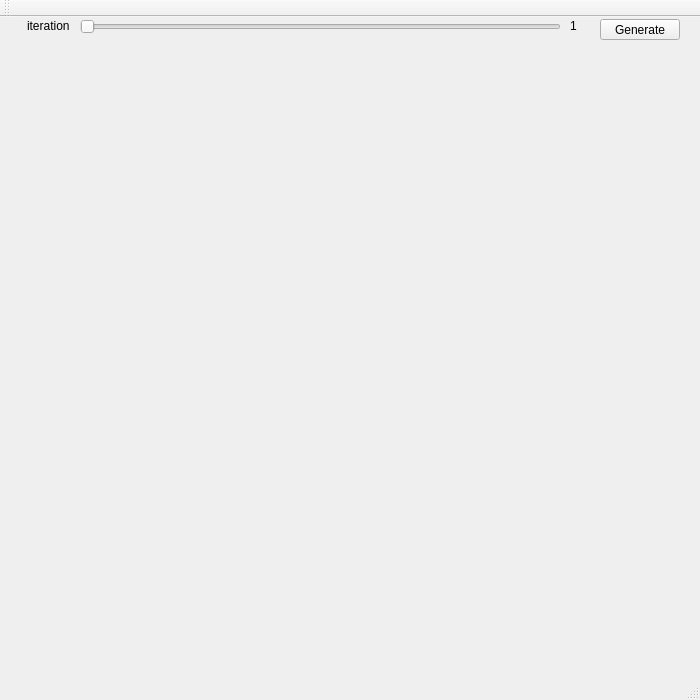
<?xml version="1.0" encoding="UTF-8"?>
<ui version="4.0">
 <class>MainWindow</class>
 <widget class="QMainWindow" name="MainWindow">
  <property name="geometry">
   <rect>
    <x>0</x>
    <y>0</y>
    <width>700</width>
    <height>700</height>
   </rect>
  </property>
  <property name="windowTitle">
   <string>MainWindow</string>
  </property>
  <widget class="QWidget" name="centralWidget">
   <widget class="QSlider" name="horizontalSlider">
    <property name="geometry">
     <rect>
      <x>80</x>
      <y>0</y>
      <width>481</width>
      <height>20</height>
     </rect>
    </property>
    <property name="minimum">
     <number>1</number>
    </property>
    <property name="maximum">
     <number>10</number>
    </property>
    <property name="orientation">
     <enum>Qt::Horizontal</enum>
    </property>
   </widget>
   <widget class="QLabel" name="label">
    <property name="geometry">
     <rect>
      <x>27</x>
      <y>2</y>
      <width>47</width>
      <height>13</height>
     </rect>
    </property>
    <property name="text">
     <string>iteration</string>
    </property>
   </widget>
   <widget class="QLabel" name="label_iter_value">
    <property name="geometry">
     <rect>
      <x>570</x>
      <y>2</y>
      <width>47</width>
      <height>13</height>
     </rect>
    </property>
    <property name="text">
     <string>1</string>
    </property>
   </widget>
   <widget class="QPushButton" name="pushButton">
    <property name="geometry">
     <rect>
      <x>600</x>
      <y>2</y>
      <width>80</width>
      <height>21</height>
     </rect>
    </property>
    <property name="text">
     <string>Generate</string>
    </property>
   </widget>
  </widget>
  <widget class="QMenuBar" name="menuBar">
   <property name="geometry">
    <rect>
     <x>0</x>
     <y>0</y>
     <width>700</width>
     <height>20</height>
    </rect>
   </property>
  </widget>
  <widget class="QToolBar" name="mainToolBar">
   <attribute name="toolBarArea">
    <enum>TopToolBarArea</enum>
   </attribute>
   <attribute name="toolBarBreak">
    <bool>false</bool>
   </attribute>
  </widget>
  <widget class="QStatusBar" name="statusBar"/>
 </widget>
 <layoutdefault spacing="6" margin="11"/>
 <resources/>
 <connections>
  <connection>
   <sender>horizontalSlider</sender>
   <signal>sliderMoved(int)</signal>
   <receiver>label_iter_value</receiver>
   <slot>setNum(int)</slot>
   <hints>
    <hint type="sourcelabel">
     <x>350</x>
     <y>53</y>
    </hint>
    <hint type="destinationlabel">
     <x>577</x>
     <y>44</y>
    </hint>
   </hints>
  </connection>
 </connections>
</ui>
